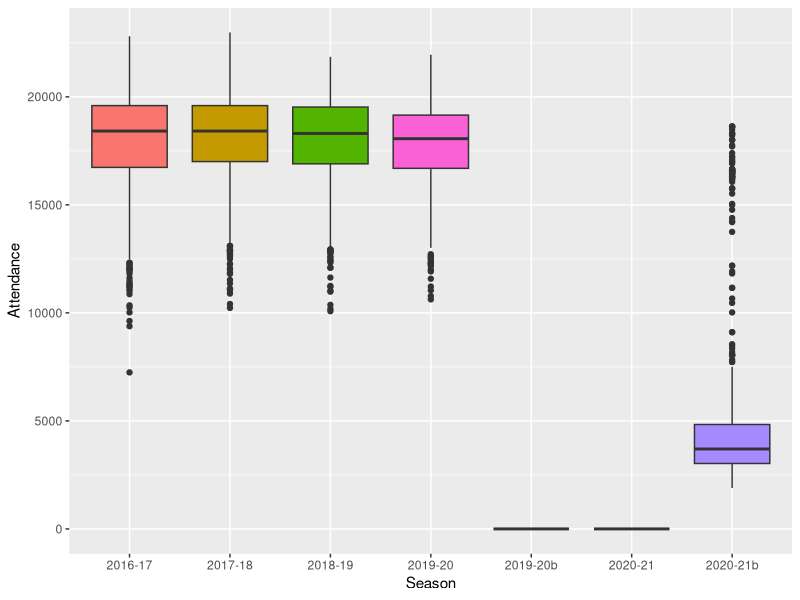

Write the R code that produced this figure. (Note: this script raises an error after producing the figure.)
# Data examination

# Packages
library(here)
library(dplyr)
library(ggplot2)
library(tidyverse)
library(Hmisc)

# Correlation matrix

# Read in the data (total_box_scores_glm_lm.csv)
box <- read.csv(here("data", "processed", "total_box_scores_glm_lm.csv"), row.names = "X")

# Subset the data 
box_numeric <- box[c(4, 11:27)]

# Create the correlation matrix
box.cor <- cor(box_numeric)

# Create a correlation matrix df
cor_box <- as.data.frame(box.cor)

# Retain two digits per correlation
cor_box <- cor_box %>% mutate_if(is.numeric, ~round(., 2))

# Change the column names
names(cor_box) <- c(
  "Crowd size", "FG", "FGA", "FG%", "3P", "3PA", "3P%", "FT", "FTA", "FT%", 
  "ORB", "DRB", "TRB", "AST", "STL", "BLK", "TOV","PF"
  
)

# Export the df as text
write.table(cor_box, file = "cor_box.txt", sep = ",", quote = FALSE, row.names = F)

# Note there are some issues in the correlations
# FG are highly correlated with FG%
# 3P are highly correlated with 3P%
# FT are highly correlated with FTA
# DRB are highly correlated with TRB
# FG are highly correlated with AST

# Box plots of the chosen predictor variables (and ft_pct)

# Clean the environment
rm(list = ls())

# Read in the data (total_basic_box_scores.csv)
box <- read.csv(here("data", "processed", "total_basic_box_scores.csv"), row.names = "X")

# Separate the seasons
box_2016 <- filter(box, season == "2016-17")
box_2017 <- filter(box, season == "2017-18")
box_2018 <- filter(box, season == "2018-19")
box_2019 <- filter(box, season == "2019-20")
box_2020 <- filter(box, season == "2020-21")

# Retain the required columns - for box_2016, box_2017 and box_2018
box_2016 <- box_2016 %>%
  select(venue, season, attendance, fga, fg3a, fta, orb, drb, stl, blk, tov, pf, ft_pct)
box_2017 <- box_2017 %>%
  select(venue, season, attendance, fga, fg3a, fta, orb, drb, stl, blk, tov, pf, ft_pct)
box_2018 <- box_2018 %>%
  select(venue, season, attendance, fga, fg3a, fta, orb, drb, stl, blk, tov, pf, ft_pct)

# rbind box_2016, box_2017 and box_2018
box <- rbind(box_2016, box_2017, box_2018)

# Reform box_2019

# Retain the required columns
box_2019 <- box_2019 %>%
  select(venue, attendance, fga, fg3a, fta, orb, drb, stl, blk, tov, pf, bubble, ft_pct)

# Rename the bubble column to season
box_2019 <- box_2019 %>% 
  rename(
    season = bubble
  )

# Recode the season column
box_2019$season[box_2019$season=="Pre-bubble"] <- "2019-20" 
box_2019$season[box_2019$season=="Bubble"] <- "2019-20b" # the b stands for the bubble data

# Reform box_2020

# Retain the required columns
box_2020 <- box_2020 %>%
  select(venue, attendance, fga, fg3a, fta, orb, drb, stl, blk, tov, pf, zero, ft_pct)

# Rename the zero column to season
box_2020 <- box_2020 %>% 
  rename(
    season = zero
  )

# Recode the order column
box_2020$season[box_2020$season=="True"] <- "2020-21"
box_2020$season[box_2020$season=="Restricted"] <- "2020-21b" # the b stands for the spectator data

# rbind all seasons
box <- rbind(box, box_2019, box_2020)

# Data is prepared!

# Time to code the visualisations!

# Attendance

# Filter box by venue
box_home <- filter(box, venue == "Home")

# Create an attendance ggplot
p <- ggplot(box_home, aes(x = season, y = attendance, fill = season))

# Check the range of the plot
max(box$attendance)
## [1] 22983
min(box$attendance)
## [1] 0

# Add in the remaining plot details
p + geom_boxplot() + # tell R that we want a box plot
  labs(x = "Season",
       y = "Attendance") +
  scale_y_continuous(breaks=seq(0,22983,5000)) + # Code to change the min and max values of the y axis (and to determine the distance of the ticks)
  scale_fill_manual(values = c("#F8766D", "#C49A00", "#53B400", "#FB61D7", "#00C094", "#00B6EB", "#A58AFF")) + # code to manually change the colours
  theme(legend.position = "none") # code to remove the legend title

ggsave(here("figs", "at_box.jpg")) # code to save the figure

# Field goal attempts per season

# Create a fga ggplot
p <- ggplot(box, aes(x = season, y = fga, fill = venue))

# Check the range of the plot
max(box$fga)
## [1] 128
min(box$fga)
## [1] 61

# Add in the remaining plot details
p + geom_boxplot() + # tell R that we want a box plot
  labs(x = "Season",
       y = "Field Goal Attempts") +
  guides(fill=guide_legend(title="Venue"))  + # Code to change the title of the legend
  scale_y_continuous(breaks=seq(61,128,10)) # Code to change the min and max values of the y axis (and to determine the distance of the ticks)

ggsave(here("figs", "fga_box.jpg")) # Code to save figure

# Three- point Field goal attempts per season

# Create a fg3a ggplot
p <- ggplot(box, aes(x = season, y = fg3a, fill = venue))

# Check the range of the plot
max(box$fg3a)
## [1] 70
min(box$fg3a)
## [1] 7

# Add in the remaining plot details
p + geom_boxplot() + # tell R that we want a box plot
  labs(x = "Season",
       y = "Three-Point Field Goal Attempts") +
  guides(fill=guide_legend(title="Venue"))  + # Code to change the title of the legend
  scale_y_continuous(breaks=seq(7,70,7)) # Code to change the min and max values of the y axis (and to determine the distance of the ticks)

ggsave(here("figs", "fg3a_box.jpg")) # Code to save figure

# Free throw attempts per season

# Create a fta ggplot
p <- ggplot(box, aes(x = season, y = fta, fill = venue))

# Check the range of the plot
max(box$fta)
## [1] 64
min(box$fta)
## [1] 1

# Add in the remaining plot details
p + geom_boxplot() + # tell R that we want a box plot
  labs(x = "Season",
       y = "Free Throw Attempts") +
  guides(fill=guide_legend(title="Venue"))  + # Code to change the title of the legend
  scale_y_continuous(breaks=seq(0,64,10)) # Code to change the min and max values of the y axis (and to determine the distance of the ticks)

ggsave(here("figs", "fta_box.jpg")) # Code to save figure

# Offensive Rebounds per Season

# Create a orb ggplot
p <- ggplot(box, aes(x = season, y = orb, fill = venue))

# Check the range of the plot
max(box$orb)
## [1] 26
min(box$orb)
## [1] 0

# Add in the remaining plot details
p + geom_boxplot() + # tell R that we want a box plot
  labs(x = "Season",
       y = "Offensive Rebounds") +
  guides(fill=guide_legend(title="Venue"))  + # Code to change the title of the legend
  scale_y_continuous(breaks=seq(0,26,4)) # Code to change the min and max values of the y axis (and to determine the distance of the ticks)

ggsave(here("figs", "orb_box.jpg")) # Code to save figure

# Defensive Rebounds per Season

# Create a drb ggplot
p <- ggplot(box, aes(x = season, y = drb, fill = venue))

# Check the range of the plot
max(box$drb)
## [1] 56
min(box$drb)
## [1] 18

# Add in the remaining plot details
p + geom_boxplot() + # tell R that we want a box plot
  labs(x = "Season",
       y = "Defensive Rebounds") +
  guides(fill=guide_legend(title="Venue"))  + # Code to change the title of the legend
  scale_y_continuous(breaks=seq(18,56,4)) # Code to change the min and max values of the y axis (and to determine the distance of the ticks)

ggsave(here("figs", "drb_box.jpg")) # Code to save figure

# Steals per Season

# Create a stl ggplot
p <- ggplot(box, aes(x = season, y = stl, fill = venue))

# Check the range of the plot
max(box$stl)
## [1] 22
min(box$stl)
## [1] 0

# Add in the remaining plot details
p + geom_boxplot() + # tell r that we want a box plot
  labs(x = "Season",
       y = "Steals") +
  guides(fill=guide_legend(title="Venue"))  + # Code to change the title of the legend
  scale_y_continuous(breaks=seq(0,22,5)) # Code to change the min and max values of the y axis (and to determine the distance of the ticks)

ggsave(here("figs", "stl_box.jpg")) # Code to save figure

# Blocks per Season

# Create a blk ggplot
p <- ggplot(box, aes(x = season, y = blk, fill = venue))

# Check the range of the plot
max(box$blk)
## [1] 20
min(box$blk)
## [1] 0

# Add in the remaining plot details
p + geom_boxplot() + # tell R that we want a box plot
  labs(x = "Season",
       y = "Blocks") +
  guides(fill=guide_legend(title="Venue"))  + # Code to change the title of the legend
  scale_y_continuous(breaks=seq(0,20,2)) # Code to change the min and max values of the y axis (and to determine the distance of the ticks)

ggsave(here("figs", "blk_box.jpg"))  # Code to save figure

# Turnovers per Season

# Create a tov ggplot
p <- ggplot(box, aes(x = season, y = tov, fill = venue))

# Check the range of the plot
max(box$tov)
## [1] 29
min(box$tov)
## [1] 1

# Add in the remaining plot details
p + geom_boxplot() + # tell R that we want a box plot
  labs(x = "Season",
       y = "Turnovers") +
  guides(fill=guide_legend(title="Venue"))  + # Code to change the title of the legend
  scale_y_continuous(breaks=seq(0,29,4)) # Code to change the min and max values of the y axis (and to determine the distance of the ticks)

ggsave(here("figs", "tov_box.jpg")) # Code to save figure

# Personal Fouls per Season

# Create a pf ggplot
p <- ggplot(box, aes(x = season, y = pf, fill = venue))

# Check the range of the plot
max(box$pf)
## [1] 42
min(box$pf)
## [1] 6

# Add in the remaining plot details
p + geom_boxplot() + # tell R that we want a box plot
  labs(x = "Season",
       y = "Personal Fouls") +
  guides(fill=guide_legend(title="Venue"))  + # Code to change the title of the legend
  scale_y_continuous(breaks=seq(0,42,5)) # Code to change the min and max values of the y axis (and to determine the distance of the ticks)

ggsave(here("figs", "pf_box.jpg")) # Code to save figure

# Free throw percentage per Season (a variable that was not retained)

# Create a ft_pct ggplot
p <- ggplot(box, aes(x = season, y = ft_pct, fill = venue))

# Range = 0 - 1

# Add in the remaining plot details
p + geom_boxplot() + # tell R that we want a box plot
  labs(x = "Season",
       y = "Free Throw Percentage") +
  guides(fill=guide_legend(title="Venue"))  # Code to change the title of the legend

ggsave(here("figs", "ft_pct_box.jpg")) # Code to save figure

# Probability density plots - linear regression - outcome

# Clean the environment
rm(list = ls())

# Read in the data (total_box_scores_glm_lm.csv)
box <- read.csv(here("data", "processed", "total_box_scores_glm_lm.csv"), row.names = "X")

# Filter the data for home performance - we could also have done away
home <- filter(box, venue == "Home")

# Point_difference
p <- ggplot(home, aes(x=point_difference)) 

p + geom_density() +
  labs(x = "Point Difference (Home Points - Away Points)",
       y = "Density")

# The data appears to be normally distributed!
# A zero point difference is not possible in total basic box score data
# Overtime is played until one team wins

ggsave(here("figs", "point_dif_density.jpg")) # Code to save figure

# Histogram
p <- ggplot(home, aes(x = point_difference)) 

p + geom_histogram() +
  geom_histogram(binwidth = 1) +
  labs(x = "Point Difference (Home Points - Away Points)",
       y = "Count") +
  theme_bw()

ggsave(here("figs", "point_dif_density_his.jpg")) # Code to save figure

# point difference per season boxplot

# Clean the environment
rm(list = ls())

# Read in the data (total_box_scores_glm_lm.csv)
box <- read.csv(here("data", "processed", "total_box_scores_glm_lm.csv"), row.names = "X")

# Create a season ggplot
p <- ggplot(box, aes(x = season, y = point_difference, fill = venue))

# Check the range of the plot
max(box$point_difference)
## [1] 61
min(box$point_difference)
## [1] -57

p + geom_boxplot() + # tell R that we want a box plot
  labs(x = "Season",
       y = "Point Difference") +
  guides(fill=guide_legend(title="Venue"))  + # Code to change the title of the legend
  ylim(-57, 61) 

ggsave(here("figs", "point_dif_season.jpg"))

# Probability density plots - linear regression - predictors

# Clean the environment
rm(list = ls())

# Read in the data (total_box_scores_glm_lm.csv)
box <- read.csv(here("data", "processed", "total_box_scores_glm_lm.csv"), row.names = "X")

# Field goal attempts
plot(density(box$fga), main='Field goal attempts') 
# Normally distributed!

# Three-point field goal attempts
plot(density(box$fg3a), main='Three-point field goal attempts') 
# Normally distributed!

# Free throw attempts
plot(density(box$fta), main='Free throw attempts') 
# Normally distributed!

# Offensive rebounds
plot(density(box$orb), main='Offensive rebounds') 
# Normally distributed!

# Defensive rebounds
plot(density(box$drb), main='Defensive rebounds') 
# Normally distributed!

# Steals
plot(density(box$stl), main='Steals') 
# Normally distributed!
# The range of steals is small - which is why it keeps dropping

# Blocks
plot(density(box$blk), main='Blocks') 
# Normally distributed!
# The range of blocks is small - which is why it keeps dropping

# Turnovers
plot(density(box$tov), main='Turnovers') 
# Normally distributed!

# Personal Fouls
plot(density(box$pf), main='Personal Fouls') 
# Normally distributed!

# Scatter plots - linear regression

# Clean the environment
rm(list = ls())

# Read in the data (total_box_scores_glm_lm.csv)
box <- read.csv(here("data", "processed", "total_box_scores_glm_lm.csv"), row.names = "X")

# I need one lists of variables to iterate over (i.e., predictor variables)
variables <- c("attendance",
               "fga", 
               "fg3a", 
               "fta",
               "orb",
               "drb", 
               "stl",
               "blk", 
               "tov", 
               "pf"
               )

# I need plot parameters
alpha <- .5
ha <- "point_difference"
xlab  <- c("Attendance", 
           "Field Goal Attempts",
           "Three-point Field Goals Attempts",
           "Free Throw Attempts", 
           "Offensive Rebounds",
           "Defensive Rebounds",
           "Steals", 
           "Blocks",
           "Turnovers", 
           "Personal Fouls")

for (i in 1:10) { # for loop to create ten scatter plots (one for each predictor variable (except season))
  p <- ggplot(data = box, 
              mapping = aes_string(x = variables[i], # my variables list
                                   y = ha))
  p + geom_point(alpha = alpha) +
    labs(x = xlab[i], y = "Point Difference")
  
  ggsave(filename = paste("figs/scatter_plot",toString(i),".png",sep=""), height = 5) # code to save each plot with a different name
}
